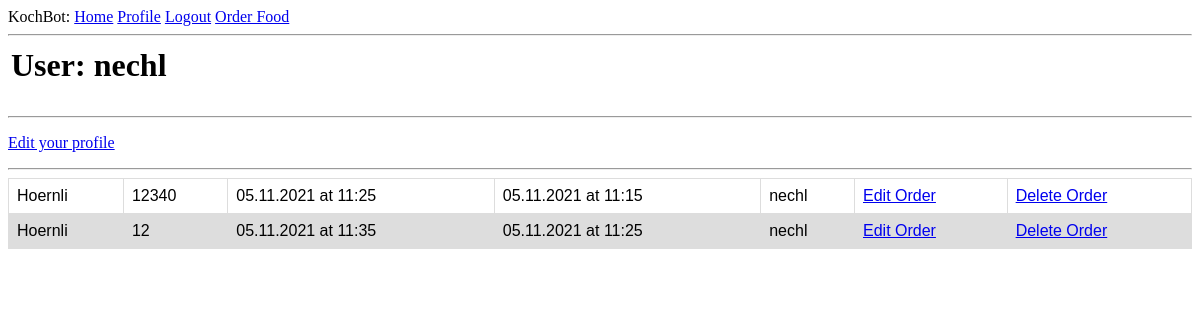
The page /user/nechl (signed in) on the database as committed earlier.
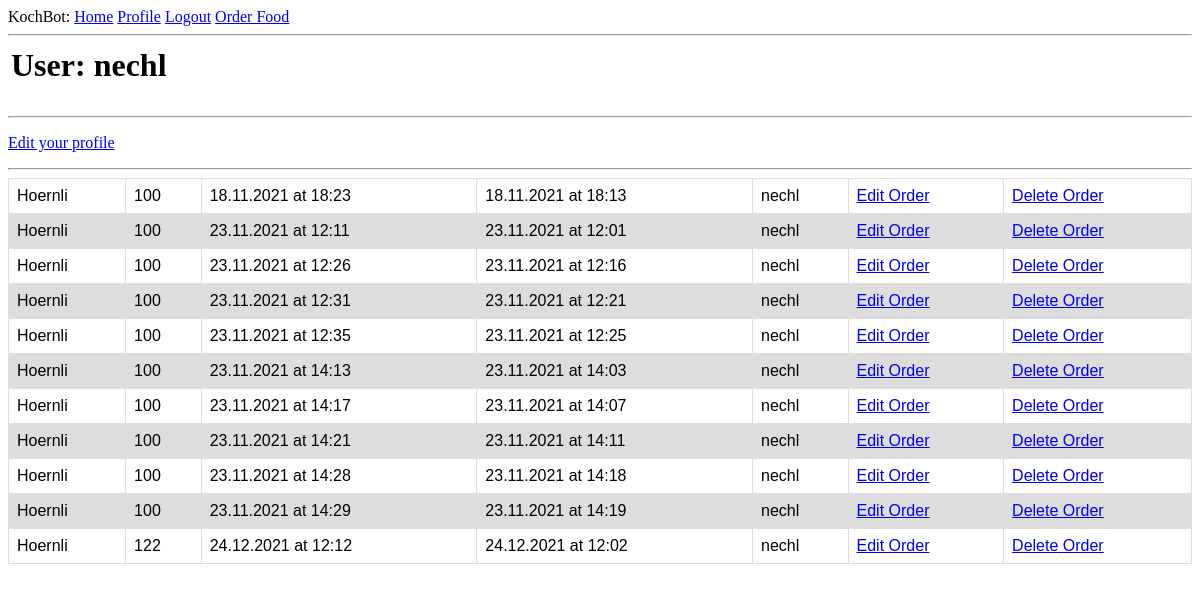
The same page on the database as committed later.
### app/models.py (models this page shows, shortened)
class Order(db.Model):
    id = db.Column(db.Integer, primary_key = True)
    food = db.Column(db.String(140))
    timestamp = db.Column(db.DateTime,  default=datetime.utcnow)
    amount = db.Column(db.Integer())
    finished_at = db.Column(db.DateTime, index = True)
    start_at = db.Column(db.DateTime)
    user_id = db.Column(db.Integer, db.ForeignKey('user.id'))
    cooking = db.Column(db.Boolean, default = False)

### app/routes.py (the view)
@app.route('/user/<username>')
@login_required
def user(username):
    user = User.query.filter_by(username=username).first_or_404()
    orders = Order.query.order_by(Order.finished_at.asc()).all()
    return render_template('user.html', user=user, orders=orders)

### app/models.py (called while the page is built)
@login.user_loader
def load_user(id):
    return User.query.get(int(id))

### app/templates/user.html
{% extends "base.html" %}
{% block content %}
    <table>
        <tr valign="top">
            <td><h1>User: {{ user.username }}</h1></td>
        </tr>
    </table>
    <hr>
    {% if user == current_user %}
        <p><a href="{{ url_for('edit_profile') }}">Edit your profile</a></p>
    {% endif %}
    <hr>
    <table id="orders">
        {% for order in orders %}
            {% include '_order.html' %}
        {% endfor %}
    </table>
{% endblock %}

### app/templates/_order.html
<tr id="orders">
    <th id="orders">{{ order.food }}</th>
    <th id="orders">{{ order.amount }}</th>
    <th id="orders">{{ order.finished_at.strftime("%d.%m.%Y at %H:%M") }}</th>
    <th id="orders">{{ order.start_at.strftime("%d.%m.%Y at %H:%M") }}</th>
    <th id="orders">{{ order.user_id }}</th>
    <th id="orders"><a href="{{ url_for('edit_order', id=order.id) }}">Edit Order</a></th>
    <th id="orders"><a href="{{ url_for('delete_order', id=order.id) }}">Delete Order</a></th>
</tr>

Rows that differ between the two databases and show on the page:
changed Order (number 1 of 11 on the later page): amount "12" → "100"; finished_at "05.11.2021 at 11:35" → "18.11.2021 at 18:23"; start_at "05.11.2021 at 11:25" → "18.11.2021 at 18:13"; moves up the list
added Order: food "Hoernli", amount "100", finished_at "23.11.2021 at 12:11", start_at "23.11.2021 at 12:01", user_id "nechl"
added Order: food "Hoernli", amount "100", finished_at "23.11.2021 at 12:26", start_at "23.11.2021 at 12:16", user_id "nechl"
added Order: food "Hoernli", amount "100", finished_at "23.11.2021 at 12:31", start_at "23.11.2021 at 12:21", user_id "nechl"
added Order: food "Hoernli", amount "100", finished_at "23.11.2021 at 12:35", start_at "23.11.2021 at 12:25", user_id "nechl"
added Order: food "Hoernli", amount "100", finished_at "23.11.2021 at 14:13", start_at "23.11.2021 at 14:03", user_id "nechl"
added Order: food "Hoernli", amount "100", finished_at "23.11.2021 at 14:17", start_at "23.11.2021 at 14:07", user_id "nechl"
added Order: food "Hoernli", amount "100", finished_at "23.11.2021 at 14:21", start_at "23.11.2021 at 14:11", user_id "nechl"
added Order: food "Hoernli", amount "100", finished_at "23.11.2021 at 14:28", start_at "23.11.2021 at 14:18", user_id "nechl"
added Order: food "Hoernli", amount "100", finished_at "23.11.2021 at 14:29", start_at "23.11.2021 at 14:19", user_id "nechl"
changed Order (number 11 of 11 on the later page): amount "12340" → "122"; finished_at "05.11.2021 at 11:25" → "24.12.2021 at 12:12"; start_at "05.11.2021 at 11:15" → "24.12.2021 at 12:02"
